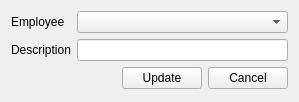
<?xml version="1.0" encoding="UTF-8"?>
<ui version="4.0">
 <class>relation</class>
 <widget class="QWidget" name="relation">
  <property name="windowModality">
   <enum>Qt::WindowModal</enum>
  </property>
  <property name="geometry">
   <rect>
    <x>0</x>
    <y>0</y>
    <width>299</width>
    <height>102</height>
   </rect>
  </property>
  <property name="windowTitle">
   <string>Edit customer employee relation</string>
  </property>
  <property name="synonym:employeeid" stdset="0">
   <string>employee.selected</string>
  </property>
  <property name="action" stdset="0">
   <string>GetCustomerRelation relation {employeeid={employee.selected},customerid={customerid}}</string>
  </property>
  <layout class="QFormLayout" name="formLayout">
   <item row="0" column="0">
    <widget class="QLabel" name="label">
     <property name="text">
      <string>Employee</string>
     </property>
    </widget>
   </item>
   <item row="0" column="1">
    <widget class="QComboBox" name="employee">
     <property name="action" stdset="0">
      <string>ListEmployeeRef employee {}</string>
     </property>
    </widget>
   </item>
   <item row="2" column="0">
    <widget class="QLabel" name="label_2">
     <property name="text">
      <string>Description</string>
     </property>
    </widget>
   </item>
   <item row="2" column="1">
    <widget class="QLineEdit" name="description"/>
   </item>
   <item row="3" column="1">
    <layout class="QHBoxLayout" name="horizontalLayout">
     <item>
      <spacer name="horizontalSpacer">
       <property name="orientation">
        <enum>Qt::Horizontal</enum>
       </property>
       <property name="sizeHint" stdset="0">
        <size>
         <width>40</width>
         <height>20</height>
        </size>
       </property>
      </spacer>
     </item>
     <item>
      <widget class="QPushButton" name="add">
       <property name="text">
        <string>Update</string>
       </property>
       <property name="action" stdset="0">
        <string>UpdateCustomerRelation relation {employeeid={relation.employeeid},customerid={relation.customerid},description{{relation.description}}}</string>
       </property>
       <property name="form" stdset="0">
        <string notr="true">relationCustomerEmployee?customer.selected={relation.customerid}</string>
       </property>
       <property name="datasignal:clicked" stdset="0">
        <string>listCustomerEmployeeRelation</string>
       </property>
      </widget>
     </item>
     <item>
      <widget class="QPushButton" name="cancel">
       <property name="text">
        <string>Cancel</string>
       </property>
       <property name="form" stdset="0">
        <string notr="true">relationCustomerEmployee?customer.selected={relation.customerid}</string>
       </property>
      </widget>
     </item>
    </layout>
   </item>
  </layout>
 </widget>
 <tabstops>
  <tabstop>employee</tabstop>
  <tabstop>description</tabstop>
  <tabstop>add</tabstop>
  <tabstop>cancel</tabstop>
 </tabstops>
 <resources/>
 <connections/>
</ui>
